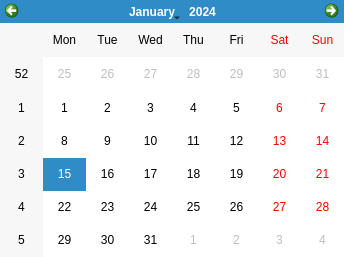
<?xml version="1.0" encoding="UTF-8"?>
<ui version="4.0">
 <class>FnDateEditDropDown</class>
 <widget class="QWidget" name="FnDateEditDropDown">
  <property name="geometry">
   <rect>
    <x>0</x>
    <y>0</y>
    <width>344</width>
    <height>257</height>
   </rect>
  </property>
  <property name="windowTitle">
   <string>Form</string>
  </property>
  <layout class="QVBoxLayout" name="verticalLayout">
   <property name="leftMargin">
    <number>0</number>
   </property>
   <property name="topMargin">
    <number>0</number>
   </property>
   <property name="rightMargin">
    <number>0</number>
   </property>
   <property name="bottomMargin">
    <number>0</number>
   </property>
   <item>
    <widget class="QCalendarWidget" name="edtCal"/>
   </item>
  </layout>
 </widget>
 <resources/>
 <connections/>
</ui>
